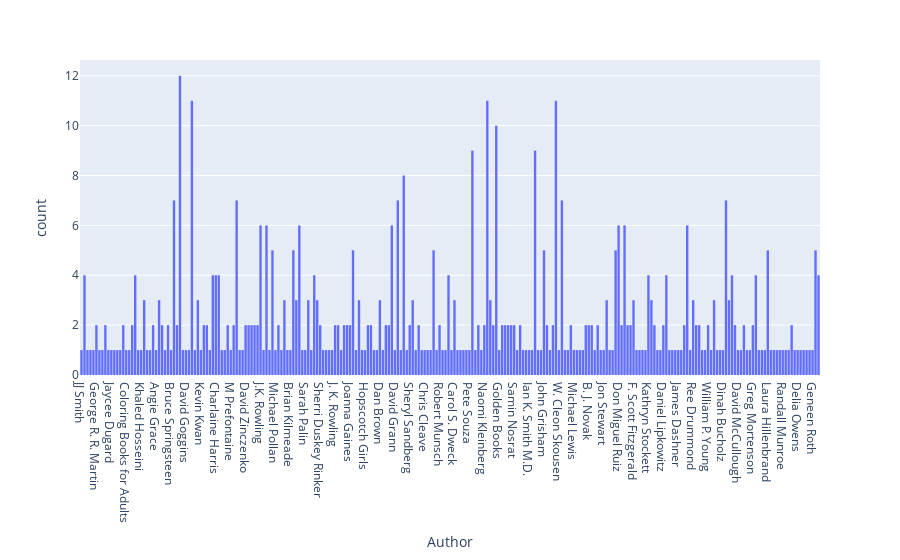

The code cell stored with this chart in its notebook:
### Code cell
#Plotting a histogram to show the number of books each other has published
fig = px.histogram(amazon, x="Author")
fig.show()

### Figure 1 — Plotly figure (JSON) as saved in the notebook; plotly's stock layout.template omitted (floating-point values rounded to 4 significant figures; data arrays with more than 128 entries replaced by an {"elided": "..."} marker saying what was removed)
{"data": [{"alignmentgroup": "True", "bingroup": "x", "hovertemplate": "Author=%{x}<br>count=%{y}<extra></extra>", "legendgroup": "", "marker": {"color": "#636efa", "pattern": {"shape": ""}}, "name": "", "offsetgroup": "", "orientation": "v", "showlegend": false, "type": "histogram", "x": {"elided": "550 str values"}, "xaxis": "x", "yaxis": "y"}], "layout": {"barmode": "relative", "legend": {"tracegroupgap": 0}, "margin": {"t": 60}, "xaxis": {"anchor": "y", "domain": [0, 1], "title": {"text": "Author"}}, "yaxis": {"anchor": "x", "domain": [0, 1], "title": {"text": "count"}}}}
